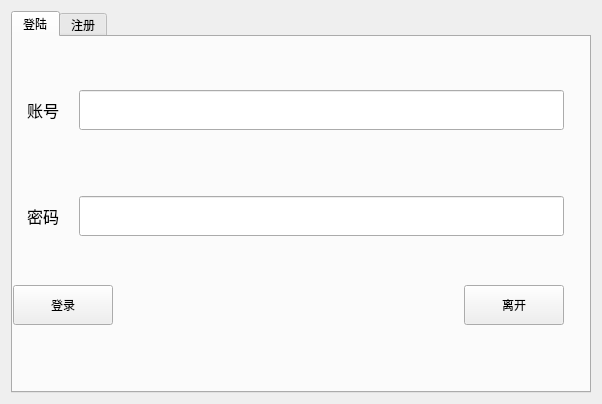
<?xml version="1.0" encoding="UTF-8"?>
<ui version="4.0">
 <class>Form</class>
 <widget class="QWidget" name="Form">
  <property name="geometry">
   <rect>
    <x>0</x>
    <y>0</y>
    <width>598</width>
    <height>404</height>
   </rect>
  </property>
  <property name="windowTitle">
   <string>Form</string>
  </property>
  <layout class="QHBoxLayout" name="horizontalLayout">
   <item>
    <widget class="QTabWidget" name="tabWidget">
     <property name="minimumSize">
      <size>
       <width>580</width>
       <height>380</height>
      </size>
     </property>
     <property name="contextMenuPolicy">
      <enum>Qt::NoContextMenu</enum>
     </property>
     <property name="tabPosition">
      <enum>QTabWidget::North</enum>
     </property>
     <property name="tabShape">
      <enum>QTabWidget::Rounded</enum>
     </property>
     <property name="currentIndex">
      <number>0</number>
     </property>
     <property name="elideMode">
      <enum>Qt::ElideNone</enum>
     </property>
     <widget class="QWidget" name="tab1">
      <property name="minimumSize">
       <size>
        <width>580</width>
        <height>380</height>
       </size>
      </property>
      <property name="maximumSize">
       <size>
        <width>580</width>
        <height>380</height>
       </size>
      </property>
      <attribute name="title">
       <string>登陆</string>
      </attribute>
      <widget class="QWidget" name="layoutWidget">
       <property name="geometry">
        <rect>
         <x>0</x>
         <y>10</y>
         <width>551</width>
         <height>311</height>
        </rect>
       </property>
       <layout class="QVBoxLayout" name="verticalLayout_2">
        <item>
         <layout class="QVBoxLayout" name="verticalLayout">
          <item>
           <layout class="QHBoxLayout" name="horizontalLayout_2">
            <item>
             <widget class="QLabel" name="label">
              <property name="minimumSize">
               <size>
                <width>60</width>
                <height>60</height>
               </size>
              </property>
              <property name="font">
               <font>
                <family>Consolas</family>
                <pointsize>12</pointsize>
               </font>
              </property>
              <property name="text">
               <string>账号</string>
              </property>
              <property name="textFormat">
               <enum>Qt::AutoText</enum>
              </property>
              <property name="alignment">
               <set>Qt::AlignCenter</set>
              </property>
             </widget>
            </item>
            <item>
             <widget class="QLineEdit" name="login_userName">
              <property name="minimumSize">
               <size>
                <width>200</width>
                <height>40</height>
               </size>
              </property>
             </widget>
            </item>
           </layout>
          </item>
          <item>
           <spacer name="verticalSpacer">
            <property name="orientation">
             <enum>Qt::Vertical</enum>
            </property>
            <property name="sizeType">
             <enum>QSizePolicy::Fixed</enum>
            </property>
            <property name="sizeHint" stdset="0">
             <size>
              <width>20</width>
              <height>40</height>
             </size>
            </property>
           </spacer>
          </item>
          <item>
           <layout class="QHBoxLayout" name="horizontalLayout_3">
            <item>
             <widget class="QLabel" name="label_2">
              <property name="minimumSize">
               <size>
                <width>60</width>
                <height>60</height>
               </size>
              </property>
              <property name="font">
               <font>
                <family>Consolas</family>
                <pointsize>12</pointsize>
               </font>
              </property>
              <property name="text">
               <string>密码</string>
              </property>
              <property name="textFormat">
               <enum>Qt::AutoText</enum>
              </property>
              <property name="alignment">
               <set>Qt::AlignCenter</set>
              </property>
             </widget>
            </item>
            <item>
             <widget class="QLineEdit" name="login_passwd">
              <property name="minimumSize">
               <size>
                <width>200</width>
                <height>40</height>
               </size>
              </property>
             </widget>
            </item>
           </layout>
          </item>
         </layout>
        </item>
        <item>
         <layout class="QHBoxLayout" name="horizontalLayout_4">
          <item>
           <widget class="QPushButton" name="loginBtn">
            <property name="minimumSize">
             <size>
              <width>100</width>
              <height>40</height>
             </size>
            </property>
            <property name="text">
             <string>登录</string>
            </property>
           </widget>
          </item>
          <item>
           <spacer name="horizontalSpacer">
            <property name="orientation">
             <enum>Qt::Horizontal</enum>
            </property>
            <property name="sizeHint" stdset="0">
             <size>
              <width>100</width>
              <height>20</height>
             </size>
            </property>
           </spacer>
          </item>
          <item>
           <widget class="QPushButton" name="cancelBtn">
            <property name="minimumSize">
             <size>
              <width>100</width>
              <height>40</height>
             </size>
            </property>
            <property name="text">
             <string>离开</string>
            </property>
           </widget>
          </item>
         </layout>
        </item>
       </layout>
      </widget>
     </widget>
     <widget class="QWidget" name="tab2">
      <property name="minimumSize">
       <size>
        <width>580</width>
        <height>380</height>
       </size>
      </property>
      <property name="maximumSize">
       <size>
        <width>560</width>
        <height>360</height>
       </size>
      </property>
      <attribute name="title">
       <string>注册</string>
      </attribute>
      <widget class="QWidget" name="layoutWidget">
       <property name="geometry">
        <rect>
         <x>2</x>
         <y>2</y>
         <width>551</width>
         <height>321</height>
        </rect>
       </property>
       <layout class="QVBoxLayout" name="tab2Ver">
        <item>
         <layout class="QVBoxLayout" name="verticalLayout_3">
          <item>
           <layout class="QHBoxLayout" name="horizontalLayout_5">
            <item>
             <widget class="QLabel" name="label_3">
              <property name="minimumSize">
               <size>
                <width>60</width>
                <height>60</height>
               </size>
              </property>
              <property name="font">
               <font>
                <family>Consolas</family>
                <pointsize>12</pointsize>
               </font>
              </property>
              <property name="text">
               <string>账号</string>
              </property>
              <property name="textFormat">
               <enum>Qt::AutoText</enum>
              </property>
              <property name="alignment">
               <set>Qt::AlignCenter</set>
              </property>
             </widget>
            </item>
            <item>
             <widget class="QLineEdit" name="SI_userName">
              <property name="minimumSize">
               <size>
                <width>200</width>
                <height>40</height>
               </size>
              </property>
              <property name="maximumSize">
               <size>
                <width>479</width>
                <height>40</height>
               </size>
              </property>
             </widget>
            </item>
           </layout>
          </item>
          <item>
           <spacer name="verticalSpacer_3">
            <property name="orientation">
             <enum>Qt::Vertical</enum>
            </property>
            <property name="sizeType">
             <enum>QSizePolicy::Fixed</enum>
            </property>
            <property name="sizeHint" stdset="0">
             <size>
              <width>20</width>
              <height>20</height>
             </size>
            </property>
           </spacer>
          </item>
          <item>
           <layout class="QHBoxLayout" name="horizontalLayout_6">
            <item>
             <widget class="QLabel" name="label_4">
              <property name="minimumSize">
               <size>
                <width>60</width>
                <height>60</height>
               </size>
              </property>
              <property name="font">
               <font>
                <family>Consolas</family>
                <pointsize>12</pointsize>
               </font>
              </property>
              <property name="text">
               <string>密码 </string>
              </property>
              <property name="textFormat">
               <enum>Qt::AutoText</enum>
              </property>
              <property name="alignment">
               <set>Qt::AlignCenter</set>
              </property>
             </widget>
            </item>
            <item>
             <widget class="QLineEdit" name="SI_passwd">
              <property name="minimumSize">
               <size>
                <width>200</width>
                <height>40</height>
               </size>
              </property>
              <property name="maximumSize">
               <size>
                <width>479</width>
                <height>40</height>
               </size>
              </property>
             </widget>
            </item>
           </layout>
          </item>
          <item>
           <spacer name="verticalSpacer_4">
            <property name="orientation">
             <enum>Qt::Vertical</enum>
            </property>
            <property name="sizeType">
             <enum>QSizePolicy::Fixed</enum>
            </property>
            <property name="sizeHint" stdset="0">
             <size>
              <width>20</width>
              <height>20</height>
             </size>
            </property>
           </spacer>
          </item>
          <item>
           <layout class="QHBoxLayout" name="horizontalLayout_8">
            <item>
             <widget class="QLabel" name="label_5">
              <property name="minimumSize">
               <size>
                <width>60</width>
                <height>60</height>
               </size>
              </property>
              <property name="font">
               <font>
                <family>Consolas</family>
                <pointsize>12</pointsize>
               </font>
              </property>
              <property name="text">
               <string>重复密码</string>
              </property>
              <property name="textFormat">
               <enum>Qt::AutoText</enum>
              </property>
              <property name="alignment">
               <set>Qt::AlignCenter</set>
              </property>
             </widget>
            </item>
            <item>
             <widget class="QLineEdit" name="SI_passwdAgain">
              <property name="minimumSize">
               <size>
                <width>200</width>
                <height>40</height>
               </size>
              </property>
              <property name="maximumSize">
               <size>
                <width>479</width>
                <height>40</height>
               </size>
              </property>
             </widget>
            </item>
           </layout>
          </item>
         </layout>
        </item>
        <item>
         <layout class="QHBoxLayout" name="horizontalLayout_7">
          <item>
           <widget class="QPushButton" name="signInBtn">
            <property name="minimumSize">
             <size>
              <width>100</width>
              <height>40</height>
             </size>
            </property>
            <property name="text">
             <string>注册</string>
            </property>
           </widget>
          </item>
          <item>
           <spacer name="horizontalSpacer_2">
            <property name="orientation">
             <enum>Qt::Horizontal</enum>
            </property>
            <property name="sizeHint" stdset="0">
             <size>
              <width>100</width>
              <height>20</height>
             </size>
            </property>
           </spacer>
          </item>
          <item>
           <widget class="QPushButton" name="cancelBtn2">
            <property name="minimumSize">
             <size>
              <width>100</width>
              <height>40</height>
             </size>
            </property>
            <property name="text">
             <string>离开</string>
            </property>
           </widget>
          </item>
         </layout>
        </item>
       </layout>
      </widget>
     </widget>
    </widget>
   </item>
  </layout>
 </widget>
 <resources/>
 <connections/>
</ui>
